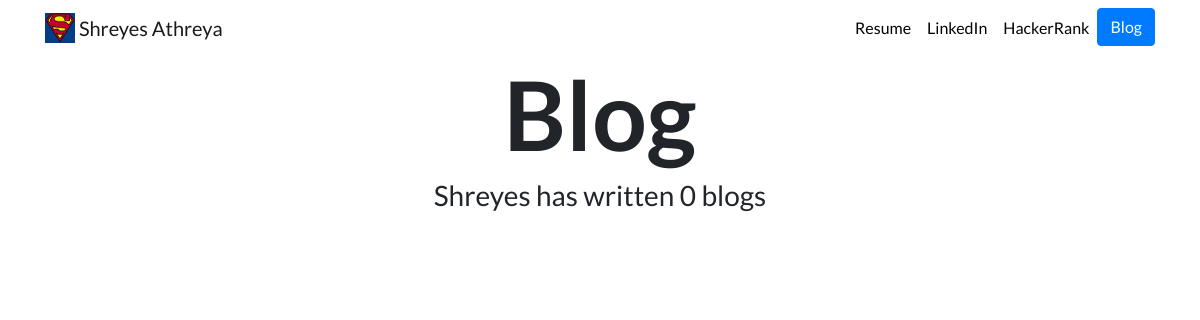
/blog/, run on an earlier commit of the app's database.
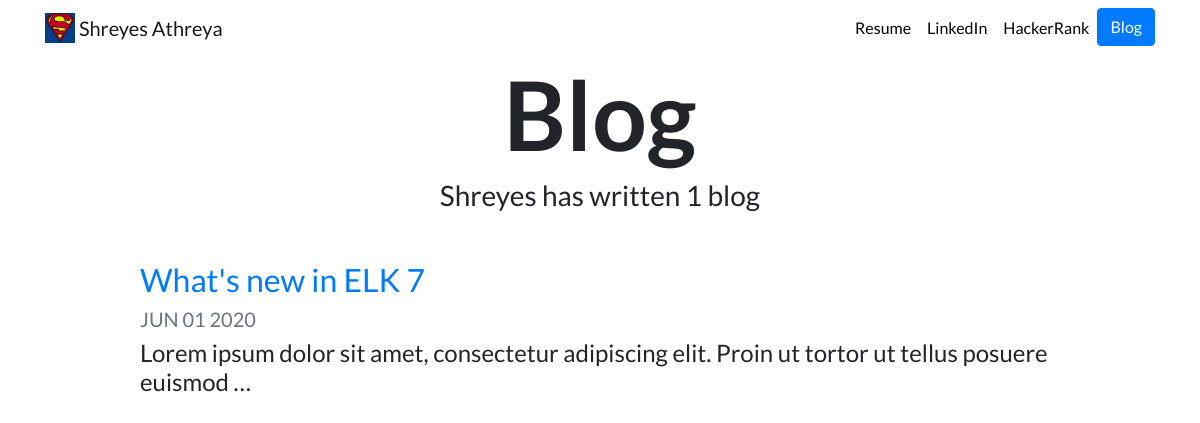
And on a later commit of the database.
### blog/models.py (models this page shows, shortened)
class Blog(models.Model):
    title = models.CharField(max_length=100)
    description = models.TextField()
    datetime = models.DateField()

### blog/views.py (the view)
# urls.py: 2. Add a URL to urlpatterns:  path('blog/', include('blog.urls'))
def blog(request):
    blogs = Blog.objects.order_by('-datetime')
    return render(request, 'blog/index.html', {'blogs': blogs})

### templates/blog/index.html
{% extends "portfolio/base.html" %}
{% load static %}
{% block content %}
    <h1 id="blogtitle" class="font-weight-bold text-center">Blog</h1>
    <h3 class="text-center mb-5">Shreyes has written {{ blogs.count }} blog{{ blogs.count|pluralize }}</h3>
    {% for blog in blogs %}
        <div class="row justify-content-center my-3">
            <div class="col-md-10">
                <a href="{% url 'blog:details' blog.id %}">
                    <h2>{{ blog.title }}</h2>
                </a>
                <h5 class="text-muted">{{ blog.datetime|date:'M d Y'|upper }}</h5>
                <h4>{{ blog.description|striptags|truncatechars:100 }}</h4>
            </div>
        </div>
    {% endfor %}
{% endblock %}

### templates/portfolio/base.html (shortened to what this page needs)
{% load static %}
<!doctype html>
<html lang="en">
<head>
    <link rel="stylesheet" href="https://stackpath.bootstrapcdn.com/bootstrap/4.4.1/css/bootstrap.min.css"
>
    <link rel="stylesheet" href="{% static "portfolio/custom.css" %}">
</head>
<body>
<nav id="topNav" class="navbar navbar-expand-md navbar-light">
    <div class="container">
        <a class="navbar-brand" href="{% url 'portfolio:home' %}">
            <img src="{% static "portfolio/Logo.png" %}" width="30" height="30" class="d-inline-block align-top"
                 alt="Shreyes's Logo">
            <span>Shreyes Athreya</span>
        </a>
        <div class="collapse navbar-collapse text-center" id="navbarNav">
            <ul class="navbar-nav ml-auto">
                <li class="nav-item">
                    <a class="nav-link" href="{% static "portfolio/Resume.pdf" %}">Resume</a>
                </li>
                <li class="nav-item">
                    <a class="nav-link" href="https://www.linkedin.com/in/shreyesbala/" target="_blank">LinkedIn</a>
                </li>
                <li class="nav-item">
                    <a class="nav-link" href="https://www.hackerrank.com/ShreyesAthreya" target="_blank">HackerRank</a>
                </li>
                <li>
                    <a role="button" href="{% url 'blog:blog' %}" class="btn btn-primary">Blog</a>
                </li>
            </ul>
        </div>
    </div>
</nav>
<div class="container">
    {% block content %}{% endblock %}
</div>
</body>
</html>

### static/portfolio/custom.css (style rules this page uses)
.navbar-nav .nav-link { color: rgb(0, 0, 0) !important; }
body { font-family: 'Lato', sans-serif; }
#blogtitle { font-size: 6rem; }

What changed in the data, as far as the page shows it:
added Blog: title "What's new in ELK 7", datetime "JUN 01 2020", description "Lorem ipsum dolor sit amet, consectetur adipiscing elit. Proin ut tortor ut tellus posuere euismod …"
Also different on the page:
{{ blogs.count }}: "0" → "1"
